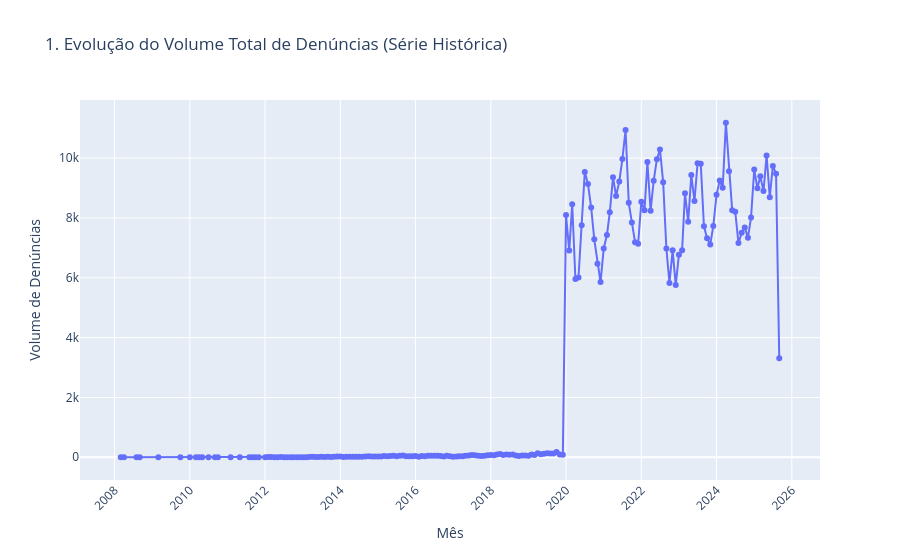

Notebook source saved alongside this figure:
### Code cell
vol_mensal = df_all['Ano_Mes'].value_counts().sort_index().reset_index()
vol_mensal.columns = ['Mês', 'Volume de Denúncias']

fig1 = px.line(vol_mensal, x='Mês', y='Volume de Denúncias', 
               title='1. Evolução do Volume Total de Denúncias (Série Histórica)',
               markers=True)
fig1.update_layout(xaxis_tickangle=-45)
fig1.show()

### Figure 1 — Plotly figure (JSON) as saved in the notebook; plotly's stock layout.template omitted (floating-point values rounded to 4 significant figures; data arrays with more than 128 entries replaced by an {"elided": "..."} marker saying what was removed)
{"data": [{"hovertemplate": "Mês=%{x}<br>Volume de Denúncias=%{y}<extra></extra>", "legendgroup": "", "line": {"color": "#636efa", "dash": "solid"}, "marker": {"symbol": "circle"}, "mode": "lines+markers", "name": "", "orientation": "v", "showlegend": false, "type": "scatter", "x": {"elided": "184 str values"}, "xaxis": "x", "y": {"elided": "184 int values"}, "yaxis": "y"}], "layout": {"legend": {"tracegroupgap": 0}, "title": {"text": "1. Evolução do Volume Total de Denúncias (Série Histórica)"}, "xaxis": {"anchor": "y", "domain": [0, 1], "tickangle": -45, "title": {"text": "Mês"}}, "yaxis": {"anchor": "x", "domain": [0, 1], "title": {"text": "Volume de Denúncias"}}}}
